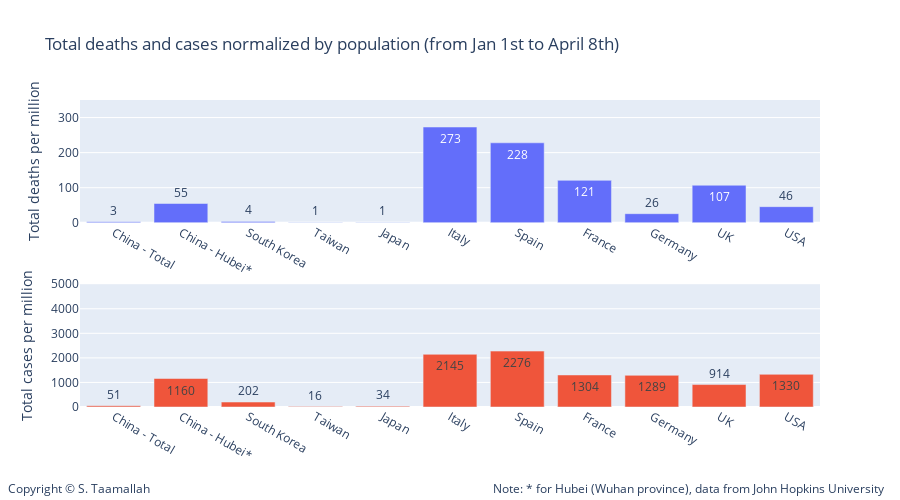

Notebook code for this chart:
### Code cell
#df_dict = pd.DataFrame.from_dict(Dict_deaths_normalized_by_pop)
import plotly.express as px
import plotly.graph_objects as go

data=[go.Bar(
            x=list(Dict_deaths_normalized_by_pop.keys()), y=list(Dict_deaths_normalized_by_pop.values()),
            text=list(Dict_deaths_normalized_by_pop.values()),
            textposition='auto',showlegend=False,),
      go.Bar(
            x=list(Dict_cases_normalized_by_pop.keys()), y=list(Dict_cases_normalized_by_pop.values()),
            text=list(Dict_cases_normalized_by_pop.values()),
            textposition='auto',
            xaxis='x3',
            yaxis='y5',
            showlegend=False)
     ]

layout = go.Layout(
    title='Total deaths and cases normalized by population (from Jan 1st to April 8th)',
    legend=dict(x=.1, y=1.15, orientation="h"), 
    width=900,
    height=500,
    
    annotations=[
        dict(
            x=1.09,
            y=-0.3,
            showarrow=False,
            text='Note: * for Hubei (Wuhan province), data from John Hopkins University',
            xref='paper',
            yref='paper'
        ),
        
        dict(
            x=-0.1,
            y=-0.3,
            showarrow=False,
            text='Copyright © S. Taamallah ',
            xref='paper',
            yref='paper'
        )
    ],
    
    # Top left
    xaxis=dict(
        title='',
        domain=[0, 1],
        range=['2020-01-15', '2020-04-15'],
    ),
    yaxis=dict(
        title='Total deaths per million',
        #type='log',
        range=[0,350],
        domain=[0.6, 1],
        anchor='x'
    ),
    yaxis2=dict(
        title = 'Total deaths per million',
        #type='log',
        range=[0,5000],
        overlaying='y',
        side='right'
    ),
    

    # middle left
    xaxis3=dict(
        title='',
        range=['2020-01-15', '2020-04-15'],
        domain=[0, 1],
        anchor='y5'
    ),
    yaxis5=dict(
        #type='log',
        title = 'Total cases per million',
        domain=[0, 0.4],
        range=[0,5000],
        anchor='x3'
    ),
    yaxis6=dict(
        title = 'Total cases per million',
        domain=[0.375, 0.625],
        overlaying='y5',
        range=[-600,600],
        side='right',
        anchor='x3'
    ),
   
)

fig = go.Figure(data=data, layout=layout)

fig.show()

### Figure 1 — Plotly figure (JSON) as saved in the notebook; plotly's stock layout.template omitted (floating-point values rounded to 4 significant figures)
{"data": [{"showlegend": false, "text": ["3", "55", "4", "1", "1", "273", "228", "121", "26", "107", "46"], "textposition": "auto", "type": "bar", "x": ["China - Total", "China - Hubei*", "South Korea", "Taiwan", "Japan", "Italy", "Spain", "France", "Germany", "UK", "USA"], "y": [3, 55, 4, 1, 1, 273, 228, 121, 26, 107, 46]}, {"showlegend": false, "text": ["51", "1160", "202", "16", "34", "2145", "2276", "1304", "1289", "914", "1330"], "textposition": "auto", "type": "bar", "x": ["China - Total", "China - Hubei*", "South Korea", "Taiwan", "Japan", "Italy", "Spain", "France", "Germany", "UK", "USA"], "xaxis": "x3", "y": [51, 1160, 202, 16, 34, 2145, 2276, 1304, 1289, 914, 1330], "yaxis": "y5"}], "layout": {"annotations": [{"showarrow": false, "text": "Note: * for Hubei (Wuhan province), data from John Hopkins University", "x": 1.09, "xref": "paper", "y": -0.3, "yref": "paper"}, {"showarrow": false, "text": "Copyright © S. Taamallah ", "x": -0.1, "xref": "paper", "y": -0.3, "yref": "paper"}], "height": 500, "legend": {"orientation": "h", "x": 0.1, "y": 1.15}, "title": {"text": "Total deaths and cases normalized by population (from Jan 1st to April 8th)"}, "width": 900, "xaxis": {"autorange": true, "domain": [0, 1], "range": [-0.5, 10.5], "title": {"text": ""}, "type": "category"}, "xaxis3": {"anchor": "y5", "autorange": true, "domain": [0, 1], "range": [-0.5, 10.5], "title": {"text": ""}, "type": "category"}, "yaxis": {"anchor": "x", "domain": [0.6, 1], "range": [0, 350], "title": {"text": "Total deaths per million"}, "type": "linear"}, "yaxis2": {"overlaying": "y", "range": [0, 5000], "side": "right", "title": {"text": "Total deaths per million"}}, "yaxis5": {"anchor": "x3", "domain": [0, 0.4], "range": [0, 5000], "title": {"text": "Total cases per million"}, "type": "linear"}, "yaxis6": {"anchor": "x3", "domain": [0.375, 0.625], "overlaying": "y5", "range": [-600, 600], "side": "right", "title": {"text": "Total cases per million"}}}}
